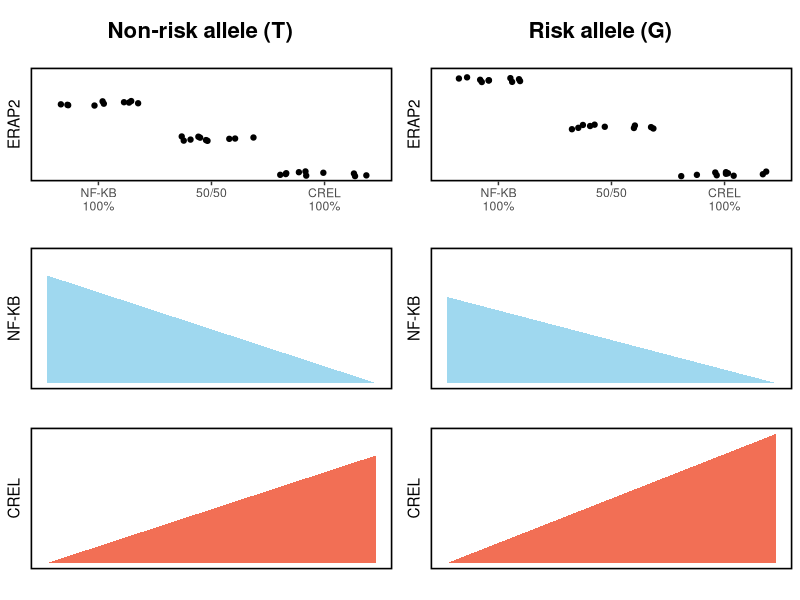
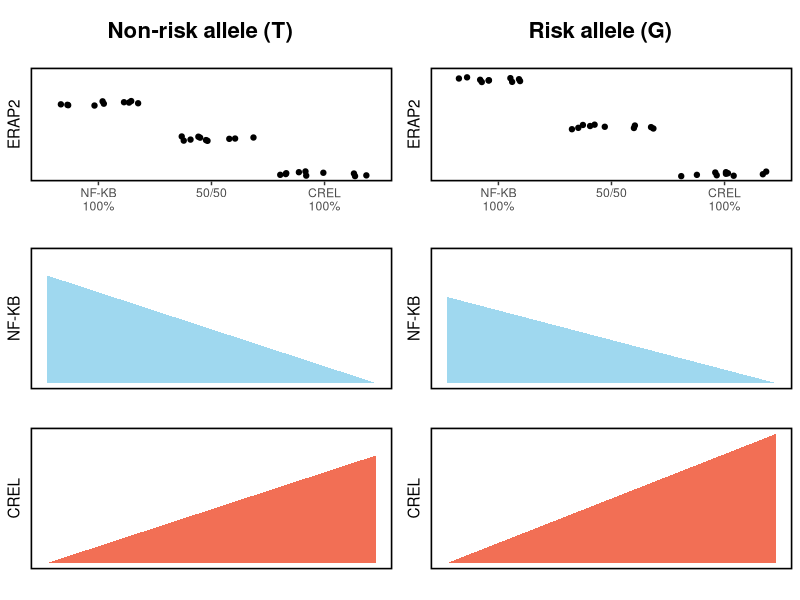

Recreate these plots in R, in order.
#!/usr/bin/env Rscript
############################################################################################################################
# Authors: Roy Oelen
# Name: mo_create_figure5_plots.R
# Function: create dummy plots to explain the mechanism in figure 5
#
############################################################################################################################

####################
# libraries        #
####################

library(ggplot2)
library(cowplot)


####################
# Functions        #
####################


####################
# Main code        #
####################

# the ERAP levels in non-risk
nr_erap_df <- data.frame(
  x = factor(c(rep('NF-KB\n100%', times = 10), rep('50/50', times = 10), rep('CREL\n100%', times = 10)), levels = c('NF-KB\n100%', '50/50', 'CREL\n100%')), 
  erap2 = c(seq(1.5, 1.6, length.out = 10), 
            seq(0.75, 0.85, length.out = 10), 
            seq(0, 0.1, length.out = 10))
)
nr_erap_df_p <- ggplot(
  data = nr_erap_df, 
  mapping = aes(x = x, y = erap2)
)  + geom_jitter() + 
  ylim(c(0,2.2)) +
  xlab('') + ylab('ERAP2') +
  theme(axis.text.y=element_blank(), axis.ticks.y = element_blank()) +
  theme(panel.border = element_rect(color="black", fill=NA, size=1.1), panel.grid.major = element_blank(), panel.grid.minor = element_blank(), panel.background = element_blank(), strip.background = element_rect(colour="white", fill="white"))
# the ERAP levels in risk
ra_erap_df <- data.frame(
  x = factor(c(rep('NF-KB\n100%', times = 10), rep('50/50', times = 10), rep('CREL\n100%', times = 10)), levels = c('NF-KB\n100%', '50/50', 'CREL\n100%')), 
  erap2 = c(seq(2, 2.1, length.out = 10), 
            seq(1, 1.1, length.out = 10), 
            seq(0, 0.1, length.out = 10))
)
ra_erap_df_p <- ggplot(
  data = ra_erap_df, 
  mapping = aes(x = x, y = erap2)
)  + geom_jitter() + 
  ylim(c(0,2.2)) +
  xlab('') + ylab('ERAP2') +
  theme(axis.text.y=element_blank(), axis.ticks.y = element_blank()) +
  theme(panel.border = element_rect(color="black", fill=NA, size=1.1), panel.grid.major = element_blank(), panel.grid.minor = element_blank(), panel.background = element_blank(), strip.background = element_rect(colour="white", fill="white"))

# the line going down for nfkb in non-risk
nr_nfkb_df <- data.frame(
  x = c(0, 0.5, 1), 
  nfkb = c(1, 0.5, 0)
)
nr_nfkb_df_p <- ggplot(
  data = nr_nfkb_df, mapping = aes(x = x, y = nfkb)
) + geom_area(fill = "skyblue", alpha = 0.8) + 
  ylim(c(0,1.2)) +
  xlab('') + ylab('NF-KB') + 
  theme(axis.text.x=element_blank(), axis.ticks = element_blank(), axis.text.y = element_blank()) + 
  theme(panel.border = element_rect(color="black", fill=NA, size=1.1), panel.grid.major = element_blank(), panel.grid.minor = element_blank(), panel.background = element_blank(), strip.background = element_rect(colour="white", fill="white"))
# the line going up for C-REL in non-risk
nr_crel_df <- data.frame(
  x = c(0, 0.5, 1), 
  crel = c(0, 0.5, 1)
)
nr_crel_df_p <- ggplot(
  data = nr_crel_df, mapping = aes(x = x, y = crel)
) + geom_area(fill = "#EE4B2B", alpha = 0.8) + 
  xlab('') + ylab('CREL') + 
  ylim(c(0,1.2)) + 
  theme(axis.text.x=element_blank(), axis.ticks = element_blank(), axis.text.y = element_blank()) + 
  theme(panel.border = element_rect(color="black", fill=NA, size=1.1), panel.grid.major = element_blank(), panel.grid.minor = element_blank(), panel.background = element_blank(), strip.background = element_rect(colour="white", fill="white"))

# the line going dow for the nfkb in risk
ra_nfkb_df <- data.frame(
  x = c(0, 0.5, 1), 
  nfkb = c(.8, 0.4, 0)
)
ra_nfkb_df_p <- ggplot(
  data = ra_nfkb_df, mapping = aes(x = x, y = nfkb)
) + geom_area(fill = "skyblue", alpha = 0.8) + 
  xlab('') + ylab('NF-KB') + 
  ylim(c(0,1.2)) + 
  theme(axis.text.x=element_blank(), axis.ticks = element_blank(), axis.text.y = element_blank()) + 
  theme(panel.border = element_rect(color="black", fill=NA, size=1.1), panel.grid.major = element_blank(), panel.grid.minor = element_blank(), panel.background = element_blank(), strip.background = element_rect(colour="white", fill="white"))
# the line going up for C-REL in risk
ra_crel_df <- data.frame(
  x = c(0, 0.5, 1), 
  crel = c(0, 0.6, 1.2)
)
ra_crel_df_p <- ggplot(
  data = ra_crel_df, mapping = aes(x = x, y = crel)
) + geom_area(fill = "#EE4B2B", alpha = 0.8) + 
  xlab('') + ylab('CREL') + 
  ylim(c(0,1.2)) + 
  theme(axis.text.x=element_blank(), axis.ticks = element_blank(), axis.text.y = element_blank()) + 
  theme(panel.border = element_rect(color="black", fill=NA, size=1.1), panel.grid.major = element_blank(), panel.grid.minor = element_blank(), panel.background = element_blank(), strip.background = element_rect(colour="white", fill="white"))
# all together
p_nr_vs_ra <- plot_grid(
  plot_grid(
    ggdraw() + draw_label("Non-risk allele (T)", fontface = "bold", size = 16), 
    nr_erap_df_p, 
    nr_nfkb_df_p, 
    nr_crel_df_p, 
    nrow = 4, 
    ncol = 1, 
    rel_heights = c(1,3,3,3)
  ), 
  plot_grid(
    ggdraw() + draw_label("Risk allele (G)", fontface = "bold", size = 16), 
    ra_erap_df_p, 
    ra_nfkb_df_p, 
    ra_crel_df_p, 
    nrow = 4, 
    ncol = 1, 
    rel_heights = c(1,3,3,3)
  ), 
  nrow = 1, ncol = 2
)
# show the plot
p_nr_vs_ra
# save the plot
ggsave(paste0('~/multiome/plots/mo_figure_5_nfkb_rel.pdf'), plot = p_nr_vs_ra, width = 5, height = 5)
